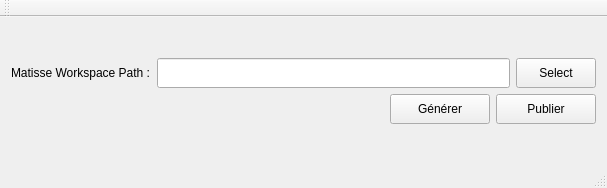
<?xml version="1.0" encoding="UTF-8"?>
<ui version="4.0">
 <class>DictionnaryValidator</class>
 <widget class="QMainWindow" name="DictionnaryValidator">
  <property name="geometry">
   <rect>
    <x>0</x>
    <y>0</y>
    <width>607</width>
    <height>188</height>
   </rect>
  </property>
  <property name="windowTitle">
   <string>DictionnaryValidator</string>
  </property>
  <property name="windowIcon">
   <iconset>
    <normaloff>:/jpg/ifremer-grand.jpg</normaloff>:/jpg/ifremer-grand.jpg</iconset>
  </property>
  <widget class="QWidget" name="centralWidget">
   <layout class="QGridLayout" name="gridLayout">
    <item row="1" column="0">
     <layout class="QVBoxLayout" name="verticalLayout">
      <item>
       <layout class="QHBoxLayout" name="horizontalLayout_2">
        <item>
         <widget class="QLabel" name="label">
          <property name="text">
           <string>Matisse Workspace Path :</string>
          </property>
         </widget>
        </item>
        <item>
         <widget class="QLineEdit" name="workspace_path">
          <property name="minimumSize">
           <size>
            <width>0</width>
            <height>30</height>
           </size>
          </property>
         </widget>
        </item>
        <item>
         <widget class="QPushButton" name="select_path">
          <property name="minimumSize">
           <size>
            <width>0</width>
            <height>30</height>
           </size>
          </property>
          <property name="text">
           <string>Select</string>
          </property>
         </widget>
        </item>
       </layout>
      </item>
      <item>
       <layout class="QHBoxLayout" name="horizontalLayout">
        <item>
         <spacer name="horizontalSpacer">
          <property name="orientation">
           <enum>Qt::Horizontal</enum>
          </property>
          <property name="sizeHint" stdset="0">
           <size>
            <width>40</width>
            <height>20</height>
           </size>
          </property>
         </spacer>
        </item>
        <item>
         <widget class="QToolButton" name="_TB_Generate">
          <property name="minimumSize">
           <size>
            <width>100</width>
            <height>30</height>
           </size>
          </property>
          <property name="text">
           <string>Générer</string>
          </property>
         </widget>
        </item>
        <item>
         <widget class="QToolButton" name="_TB_publish">
          <property name="minimumSize">
           <size>
            <width>100</width>
            <height>30</height>
           </size>
          </property>
          <property name="text">
           <string>Publier</string>
          </property>
         </widget>
        </item>
       </layout>
      </item>
     </layout>
    </item>
   </layout>
  </widget>
  <widget class="QToolBar" name="mainToolBar">
   <attribute name="toolBarArea">
    <enum>TopToolBarArea</enum>
   </attribute>
   <attribute name="toolBarBreak">
    <bool>false</bool>
   </attribute>
  </widget>
  <widget class="QStatusBar" name="statusBar"/>
 </widget>
 <layoutdefault spacing="6" margin="11"/>
 <resources/>
 <connections/>
</ui>
